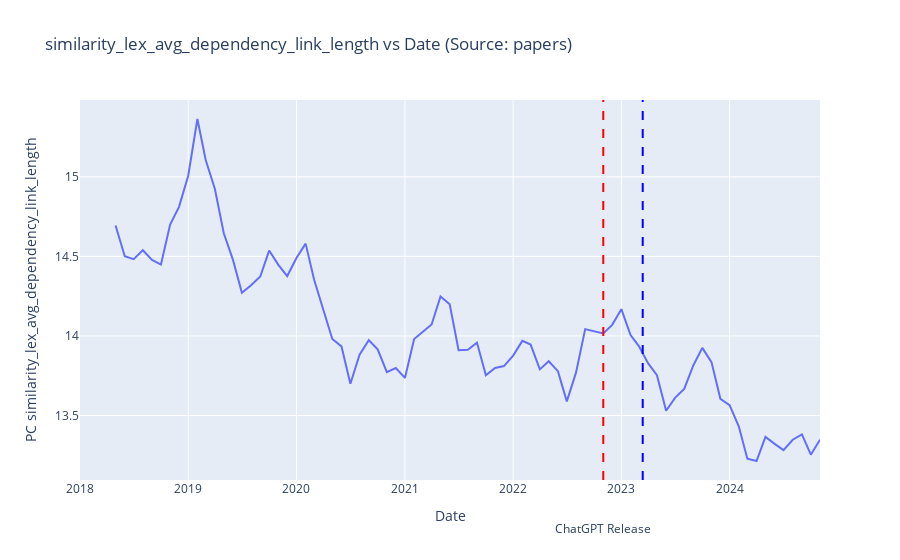
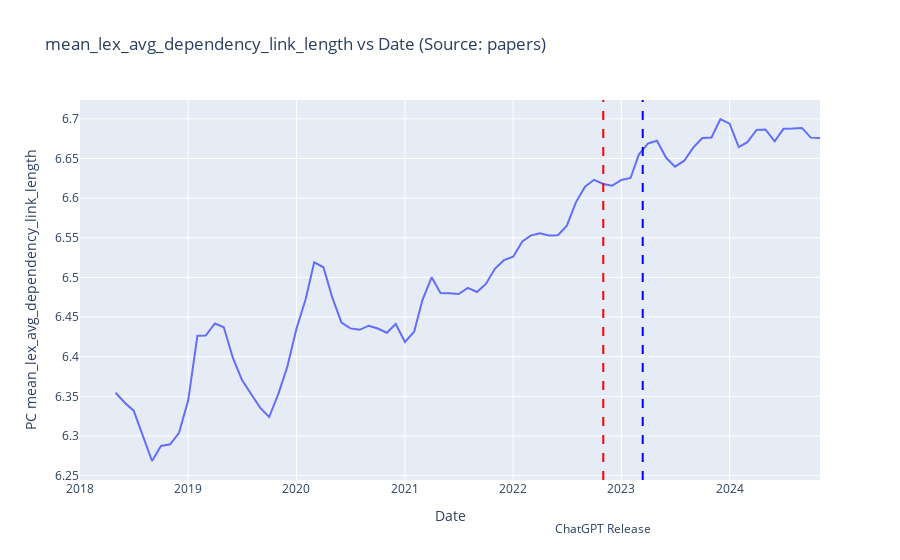
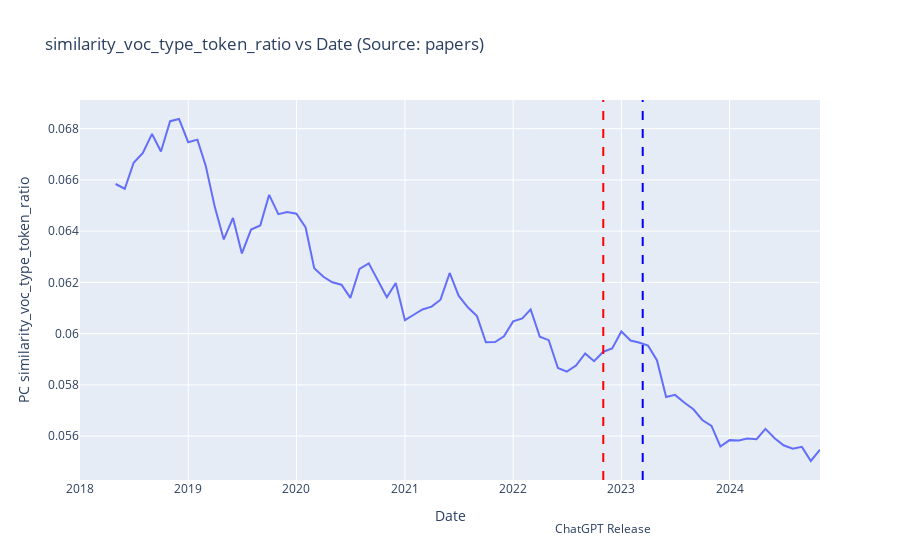
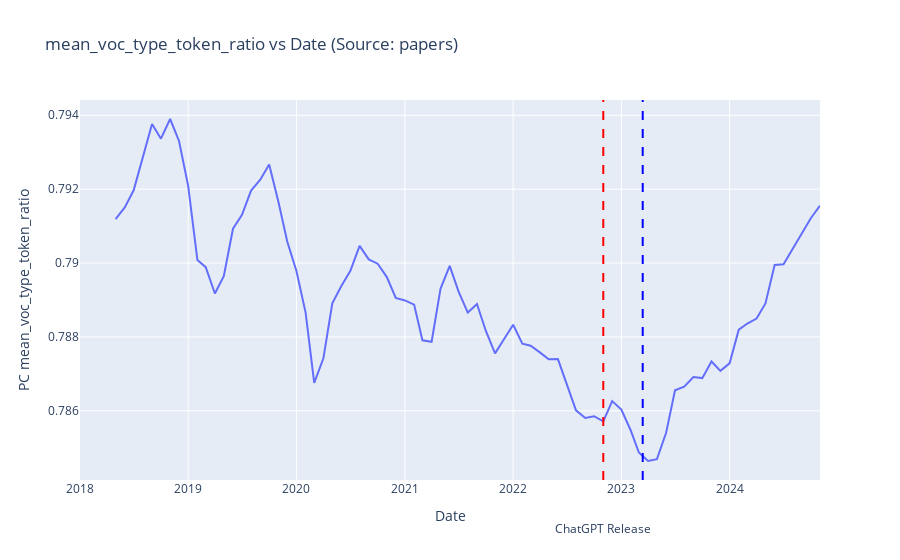

The cell these charts' notebook holds for them, in order:
### Code cell
for data_source_index in range(3):

    similarity_or_mean_pca_or_not = 1

    data_source = data_sources[data_source_index]
    data_source_prefix = data_sources_prefixes[data_source_index]

    column_prefix = column_prefixes[similarity_or_mean_pca_or_not]
    file_postfix = file_postfixes[similarity_or_mean_pca_or_not]

    df = pd.read_csv(os.path.join(data_source, data_source_prefix + file_postfix))
    results_df = pd.read_csv(
        os.path.join(
            data_source,
            "significant_results_" + column_prefix + data_source_prefix + file_postfix,
        )
    )

    for column in df.columns:
        if not is_in_importants(column):
            continue

        df["date"] = pd.to_datetime(
            df["year"].astype(str) + "-" + df["month"].astype(str)
        )

        # make the df column with respect to date a bit more smooth using window average
        if similarity_or_mean_pca_or_not in [0, 1]:
            df[column] = np.sqrt(df[column])
        df[column] = df[column].rolling(window=5).mean()

        px.line(
            df,
            x="date",
            y=column,
            title=f"{column} vs Date (Source: {data_source})",
            labels={"date": "Date", column: f"PC {column}"},
        ).add_vline(
            x="2022-11-01",
            line_dash="dash",
            line_color="red",
        ).add_vline(
            x="2023-03-14",
            line_dash="dash",
            line_color="blue",
        ).add_annotation(
            x="2022-11-01",
            y=-0.1,
            text="ChatGPT Release",
            showarrow=False,
            xanchor="center",
            yanchor="top",
            yref="paper",
        ).add_annotation(
            x="2023-03-14",
            y=-0.2,
            text="GPT-4 Release",
            showarrow=False,
            xanchor="center",
            yanchor="top",
            yref="paper",
        ).show()

        plt.show()
        plt.close()

### Figure 1 — Plotly figure (JSON) as saved in the notebook; plotly's stock layout.template omitted (floating-point values rounded to 4 significant figures)
{"data": [{"hovertemplate": "Date=%{x}<br>PC similarity_lex_avg_dependency_link_length=%{y}<extra></extra>", "legendgroup": "", "line": {"color": "#636efa", "dash": "solid"}, "marker": {"symbol": "circle"}, "mode": "lines", "name": "", "orientation": "v", "showlegend": false, "type": "scatter", "x": ["2018-01-01T00:00:00", "2018-02-01T00:00:00", "2018-03-01T00:00:00", "2018-04-01T00:00:00", "2018-05-01T00:00:00", "2018-06-01T00:00:00", "2018-07-01T00:00:00", "2018-08-01T00:00:00", "2018-09-01T00:00:00", "2018-10-01T00:00:00", "2018-11-01T00:00:00", "2018-12-01T00:00:00", "2019-01-01T00:00:00", "2019-02-01T00:00:00", "2019-03-01T00:00:00", "2019-04-01T00:00:00", "2019-05-01T00:00:00", "2019-06-01T00:00:00", "2019-07-01T00:00:00", "2019-08-01T00:00:00", "2019-09-01T00:00:00", "2019-10-01T00:00:00", "2019-11-01T00:00:00", "2019-12-01T00:00:00", "2020-01-01T00:00:00", "2020-02-01T00:00:00", "2020-03-01T00:00:00", "2020-04-01T00:00:00", "2020-05-01T00:00:00", "2020-06-01T00:00:00", "2020-07-01T00:00:00", "2020-08-01T00:00:00", "2020-09-01T00:00:00", "2020-10-01T00:00:00", "2020-11-01T00:00:00", "2020-12-01T00:00:00", "2021-01-01T00:00:00", "2021-02-01T00:00:00", "2021-03-01T00:00:00", "2021-04-01T00:00:00", "2021-05-01T00:00:00", "2021-06-01T00:00:00", "2021-07-01T00:00:00", "2021-08-01T00:00:00", "2021-09-01T00:00:00", "2021-10-01T00:00:00", "2021-11-01T00:00:00", "2021-12-01T00:00:00", "2022-01-01T00:00:00", "2022-02-01T00:00:00", "2022-03-01T00:00:00", "2022-04-01T00:00:00", "2022-05-01T00:00:00", "2022-06-01T00:00:00", "2022-07-01T00:00:00", "2022-08-01T00:00:00", "2022-09-01T00:00:00", "2022-10-01T00:00:00", "2022-11-01T00:00:00", "2022-12-01T00:00:00", "2023-01-01T00:00:00", "2023-02-01T00:00:00", "2023-03-01T00:00:00", "2023-04-01T00:00:00", "2023-05-01T00:00:00", "2023-06-01T00:00:00", "2023-07-01T00:00:00", "2023-08-01T00:00:00", "2023-09-01T00:00:00", "2023-10-01T00:00:00", "2023-11-01T00:00:00", "2023-12-01T00:00:00", "2024-01-01T00:00:00", "2024-02-01T00:00:00", "2024-03-01T00:00:00", "2024-04-01T00:00:00", "2024-05-01T00:00:00", "2024-06-01T00:00:00", "2024-07-01T00:00:00", "2024-08-01T00:00:00", "2024-09-01T00:00:00", "2024-10-01T00:00:00", "2024-11-01T00:00:00"], "xaxis": "x", "y": [null, null, null, null, 14.69, 14.5, 14.48, 14.54, 14.48, 14.45, 14.7, 14.81, 15.01, 15.36, 15.11, 14.92, 14.65, 14.48, 14.27, 14.32, 14.37, 14.54, 14.45, 14.38, 14.49, 14.58, 14.35, 14.16, 13.98, 13.93, 13.7, 13.88, 13.97, 13.92, 13.77, 13.8, 13.74, 13.98, 14.02, 14.07, 14.25, 14.2, 13.91, 13.91, 13.96, 13.75, 13.8, 13.81, 13.88, 13.97, 13.95, 13.79, 13.84, 13.78, 13.59, 13.77, 14.04, 14.03, 14.02, 14.07, 14.17, 14.01, 13.94, 13.83, 13.75, 13.53, 13.61, 13.67, 13.82, 13.93, 13.84, 13.61, 13.57, 13.43, 13.23, 13.21, 13.37, 13.32, 13.28, 13.35, 13.38, 13.25, 13.35], "yaxis": "y"}], "layout": {"annotations": [{"showarrow": false, "text": "ChatGPT Release", "x": "2022-11-01", "xanchor": "center", "y": -0.1, "yanchor": "top", "yref": "paper"}, {"showarrow": false, "text": "GPT-4 Release", "x": "2023-03-14", "xanchor": "center", "y": -0.2, "yanchor": "top", "yref": "paper"}], "legend": {"tracegroupgap": 0}, "shapes": [{"line": {"color": "red", "dash": "dash"}, "type": "line", "x0": "2022-11-01", "x1": "2022-11-01", "xref": "x", "y0": 0, "y1": 1, "yref": "y domain"}, {"line": {"color": "blue", "dash": "dash"}, "type": "line", "x0": "2023-03-14", "x1": "2023-03-14", "xref": "x", "y0": 0, "y1": 1, "yref": "y domain"}], "title": {"text": "similarity_lex_avg_dependency_link_length vs Date (Source: papers)"}, "xaxis": {"anchor": "y", "domain": [0, 1], "title": {"text": "Date"}}, "yaxis": {"anchor": "x", "domain": [0, 1], "title": {"text": "PC similarity_lex_avg_dependency_link_length"}}}}

### Figure 2 — Plotly figure (JSON) as saved in the notebook; plotly's stock layout.template omitted (floating-point values rounded to 4 significant figures)
{"data": [{"hovertemplate": "Date=%{x}<br>PC mean_lex_avg_dependency_link_length=%{y}<extra></extra>", "legendgroup": "", "line": {"color": "#636efa", "dash": "solid"}, "marker": {"symbol": "circle"}, "mode": "lines", "name": "", "orientation": "v", "showlegend": false, "type": "scatter", "x": ["2018-01-01T00:00:00", "2018-02-01T00:00:00", "2018-03-01T00:00:00", "2018-04-01T00:00:00", "2018-05-01T00:00:00", "2018-06-01T00:00:00", "2018-07-01T00:00:00", "2018-08-01T00:00:00", "2018-09-01T00:00:00", "2018-10-01T00:00:00", "2018-11-01T00:00:00", "2018-12-01T00:00:00", "2019-01-01T00:00:00", "2019-02-01T00:00:00", "2019-03-01T00:00:00", "2019-04-01T00:00:00", "2019-05-01T00:00:00", "2019-06-01T00:00:00", "2019-07-01T00:00:00", "2019-08-01T00:00:00", "2019-09-01T00:00:00", "2019-10-01T00:00:00", "2019-11-01T00:00:00", "2019-12-01T00:00:00", "2020-01-01T00:00:00", "2020-02-01T00:00:00", "2020-03-01T00:00:00", "2020-04-01T00:00:00", "2020-05-01T00:00:00", "2020-06-01T00:00:00", "2020-07-01T00:00:00", "2020-08-01T00:00:00", "2020-09-01T00:00:00", "2020-10-01T00:00:00", "2020-11-01T00:00:00", "2020-12-01T00:00:00", "2021-01-01T00:00:00", "2021-02-01T00:00:00", "2021-03-01T00:00:00", "2021-04-01T00:00:00", "2021-05-01T00:00:00", "2021-06-01T00:00:00", "2021-07-01T00:00:00", "2021-08-01T00:00:00", "2021-09-01T00:00:00", "2021-10-01T00:00:00", "2021-11-01T00:00:00", "2021-12-01T00:00:00", "2022-01-01T00:00:00", "2022-02-01T00:00:00", "2022-03-01T00:00:00", "2022-04-01T00:00:00", "2022-05-01T00:00:00", "2022-06-01T00:00:00", "2022-07-01T00:00:00", "2022-08-01T00:00:00", "2022-09-01T00:00:00", "2022-10-01T00:00:00", "2022-11-01T00:00:00", "2022-12-01T00:00:00", "2023-01-01T00:00:00", "2023-02-01T00:00:00", "2023-03-01T00:00:00", "2023-04-01T00:00:00", "2023-05-01T00:00:00", "2023-06-01T00:00:00", "2023-07-01T00:00:00", "2023-08-01T00:00:00", "2023-09-01T00:00:00", "2023-10-01T00:00:00", "2023-11-01T00:00:00", "2023-12-01T00:00:00", "2024-01-01T00:00:00", "2024-02-01T00:00:00", "2024-03-01T00:00:00", "2024-04-01T00:00:00", "2024-05-01T00:00:00", "2024-06-01T00:00:00", "2024-07-01T00:00:00", "2024-08-01T00:00:00", "2024-09-01T00:00:00", "2024-10-01T00:00:00", "2024-11-01T00:00:00"], "xaxis": "x", "y": [null, null, null, null, 6.354, 6.342, 6.332, 6.3, 6.268, 6.287, 6.289, 6.304, 6.345, 6.426, 6.427, 6.442, 6.437, 6.398, 6.371, 6.353, 6.335, 6.324, 6.353, 6.387, 6.435, 6.472, 6.519, 6.513, 6.475, 6.443, 6.436, 6.434, 6.439, 6.436, 6.43, 6.441, 6.419, 6.432, 6.471, 6.5, 6.48, 6.48, 6.479, 6.487, 6.482, 6.492, 6.511, 6.522, 6.526, 6.545, 6.553, 6.556, 6.553, 6.553, 6.565, 6.595, 6.615, 6.623, 6.618, 6.616, 6.623, 6.625, 6.655, 6.669, 6.672, 6.651, 6.64, 6.647, 6.664, 6.676, 6.676, 6.7, 6.694, 6.664, 6.671, 6.686, 6.687, 6.672, 6.687, 6.688, 6.689, 6.676, 6.676], "yaxis": "y"}], "layout": {"annotations": [{"showarrow": false, "text": "ChatGPT Release", "x": "2022-11-01", "xanchor": "center", "y": -0.1, "yanchor": "top", "yref": "paper"}, {"showarrow": false, "text": "GPT-4 Release", "x": "2023-03-14", "xanchor": "center", "y": -0.2, "yanchor": "top", "yref": "paper"}], "legend": {"tracegroupgap": 0}, "shapes": [{"line": {"color": "red", "dash": "dash"}, "type": "line", "x0": "2022-11-01", "x1": "2022-11-01", "xref": "x", "y0": 0, "y1": 1, "yref": "y domain"}, {"line": {"color": "blue", "dash": "dash"}, "type": "line", "x0": "2023-03-14", "x1": "2023-03-14", "xref": "x", "y0": 0, "y1": 1, "yref": "y domain"}], "title": {"text": "mean_lex_avg_dependency_link_length vs Date (Source: papers)"}, "xaxis": {"anchor": "y", "domain": [0, 1], "title": {"text": "Date"}}, "yaxis": {"anchor": "x", "domain": [0, 1], "title": {"text": "PC mean_lex_avg_dependency_link_length"}}}}

### Figure 3 — Plotly figure (JSON) as saved in the notebook; plotly's stock layout.template omitted (floating-point values rounded to 4 significant figures)
{"data": [{"hovertemplate": "Date=%{x}<br>PC similarity_voc_type_token_ratio=%{y}<extra></extra>", "legendgroup": "", "line": {"color": "#636efa", "dash": "solid"}, "marker": {"symbol": "circle"}, "mode": "lines", "name": "", "orientation": "v", "showlegend": false, "type": "scatter", "x": ["2018-01-01T00:00:00", "2018-02-01T00:00:00", "2018-03-01T00:00:00", "2018-04-01T00:00:00", "2018-05-01T00:00:00", "2018-06-01T00:00:00", "2018-07-01T00:00:00", "2018-08-01T00:00:00", "2018-09-01T00:00:00", "2018-10-01T00:00:00", "2018-11-01T00:00:00", "2018-12-01T00:00:00", "2019-01-01T00:00:00", "2019-02-01T00:00:00", "2019-03-01T00:00:00", "2019-04-01T00:00:00", "2019-05-01T00:00:00", "2019-06-01T00:00:00", "2019-07-01T00:00:00", "2019-08-01T00:00:00", "2019-09-01T00:00:00", "2019-10-01T00:00:00", "2019-11-01T00:00:00", "2019-12-01T00:00:00", "2020-01-01T00:00:00", "2020-02-01T00:00:00", "2020-03-01T00:00:00", "2020-04-01T00:00:00", "2020-05-01T00:00:00", "2020-06-01T00:00:00", "2020-07-01T00:00:00", "2020-08-01T00:00:00", "2020-09-01T00:00:00", "2020-10-01T00:00:00", "2020-11-01T00:00:00", "2020-12-01T00:00:00", "2021-01-01T00:00:00", "2021-02-01T00:00:00", "2021-03-01T00:00:00", "2021-04-01T00:00:00", "2021-05-01T00:00:00", "2021-06-01T00:00:00", "2021-07-01T00:00:00", "2021-08-01T00:00:00", "2021-09-01T00:00:00", "2021-10-01T00:00:00", "2021-11-01T00:00:00", "2021-12-01T00:00:00", "2022-01-01T00:00:00", "2022-02-01T00:00:00", "2022-03-01T00:00:00", "2022-04-01T00:00:00", "2022-05-01T00:00:00", "2022-06-01T00:00:00", "2022-07-01T00:00:00", "2022-08-01T00:00:00", "2022-09-01T00:00:00", "2022-10-01T00:00:00", "2022-11-01T00:00:00", "2022-12-01T00:00:00", "2023-01-01T00:00:00", "2023-02-01T00:00:00", "2023-03-01T00:00:00", "2023-04-01T00:00:00", "2023-05-01T00:00:00", "2023-06-01T00:00:00", "2023-07-01T00:00:00", "2023-08-01T00:00:00", "2023-09-01T00:00:00", "2023-10-01T00:00:00", "2023-11-01T00:00:00", "2023-12-01T00:00:00", "2024-01-01T00:00:00", "2024-02-01T00:00:00", "2024-03-01T00:00:00", "2024-04-01T00:00:00", "2024-05-01T00:00:00", "2024-06-01T00:00:00", "2024-07-01T00:00:00", "2024-08-01T00:00:00", "2024-09-01T00:00:00", "2024-10-01T00:00:00", "2024-11-01T00:00:00"], "xaxis": "x", "y": [null, null, null, null, 0.06584, 0.06565, 0.06667, 0.06705, 0.06779, 0.0671, 0.06829, 0.06838, 0.06747, 0.06757, 0.06656, 0.06493, 0.06368, 0.06451, 0.06313, 0.06406, 0.06422, 0.06542, 0.06466, 0.06475, 0.06468, 0.06414, 0.06255, 0.06222, 0.062, 0.06191, 0.06139, 0.06253, 0.06274, 0.06207, 0.06142, 0.06197, 0.06052, 0.06075, 0.06094, 0.06105, 0.06132, 0.06237, 0.06148, 0.06103, 0.06068, 0.05966, 0.05967, 0.05989, 0.06048, 0.06059, 0.06095, 0.05988, 0.05974, 0.05866, 0.05852, 0.05875, 0.05923, 0.05892, 0.05929, 0.05942, 0.06008, 0.05973, 0.05965, 0.05953, 0.05896, 0.05753, 0.05761, 0.05731, 0.05705, 0.05663, 0.0564, 0.0556, 0.05584, 0.05583, 0.05591, 0.05588, 0.05628, 0.05592, 0.05564, 0.05551, 0.05558, 0.05503, 0.05547], "yaxis": "y"}], "layout": {"annotations": [{"showarrow": false, "text": "ChatGPT Release", "x": "2022-11-01", "xanchor": "center", "y": -0.1, "yanchor": "top", "yref": "paper"}, {"showarrow": false, "text": "GPT-4 Release", "x": "2023-03-14", "xanchor": "center", "y": -0.2, "yanchor": "top", "yref": "paper"}], "legend": {"tracegroupgap": 0}, "shapes": [{"line": {"color": "red", "dash": "dash"}, "type": "line", "x0": "2022-11-01", "x1": "2022-11-01", "xref": "x", "y0": 0, "y1": 1, "yref": "y domain"}, {"line": {"color": "blue", "dash": "dash"}, "type": "line", "x0": "2023-03-14", "x1": "2023-03-14", "xref": "x", "y0": 0, "y1": 1, "yref": "y domain"}], "title": {"text": "similarity_voc_type_token_ratio vs Date (Source: papers)"}, "xaxis": {"anchor": "y", "domain": [0, 1], "title": {"text": "Date"}}, "yaxis": {"anchor": "x", "domain": [0, 1], "title": {"text": "PC similarity_voc_type_token_ratio"}}}}

### Figure 4 — Plotly figure (JSON) as saved in the notebook; plotly's stock layout.template omitted (floating-point values rounded to 4 significant figures)
{"data": [{"hovertemplate": "Date=%{x}<br>PC mean_voc_type_token_ratio=%{y}<extra></extra>", "legendgroup": "", "line": {"color": "#636efa", "dash": "solid"}, "marker": {"symbol": "circle"}, "mode": "lines", "name": "", "orientation": "v", "showlegend": false, "type": "scatter", "x": ["2018-01-01T00:00:00", "2018-02-01T00:00:00", "2018-03-01T00:00:00", "2018-04-01T00:00:00", "2018-05-01T00:00:00", "2018-06-01T00:00:00", "2018-07-01T00:00:00", "2018-08-01T00:00:00", "2018-09-01T00:00:00", "2018-10-01T00:00:00", "2018-11-01T00:00:00", "2018-12-01T00:00:00", "2019-01-01T00:00:00", "2019-02-01T00:00:00", "2019-03-01T00:00:00", "2019-04-01T00:00:00", "2019-05-01T00:00:00", "2019-06-01T00:00:00", "2019-07-01T00:00:00", "2019-08-01T00:00:00", "2019-09-01T00:00:00", "2019-10-01T00:00:00", "2019-11-01T00:00:00", "2019-12-01T00:00:00", "2020-01-01T00:00:00", "2020-02-01T00:00:00", "2020-03-01T00:00:00", "2020-04-01T00:00:00", "2020-05-01T00:00:00", "2020-06-01T00:00:00", "2020-07-01T00:00:00", "2020-08-01T00:00:00", "2020-09-01T00:00:00", "2020-10-01T00:00:00", "2020-11-01T00:00:00", "2020-12-01T00:00:00", "2021-01-01T00:00:00", "2021-02-01T00:00:00", "2021-03-01T00:00:00", "2021-04-01T00:00:00", "2021-05-01T00:00:00", "2021-06-01T00:00:00", "2021-07-01T00:00:00", "2021-08-01T00:00:00", "2021-09-01T00:00:00", "2021-10-01T00:00:00", "2021-11-01T00:00:00", "2021-12-01T00:00:00", "2022-01-01T00:00:00", "2022-02-01T00:00:00", "2022-03-01T00:00:00", "2022-04-01T00:00:00", "2022-05-01T00:00:00", "2022-06-01T00:00:00", "2022-07-01T00:00:00", "2022-08-01T00:00:00", "2022-09-01T00:00:00", "2022-10-01T00:00:00", "2022-11-01T00:00:00", "2022-12-01T00:00:00", "2023-01-01T00:00:00", "2023-02-01T00:00:00", "2023-03-01T00:00:00", "2023-04-01T00:00:00", "2023-05-01T00:00:00", "2023-06-01T00:00:00", "2023-07-01T00:00:00", "2023-08-01T00:00:00", "2023-09-01T00:00:00", "2023-10-01T00:00:00", "2023-11-01T00:00:00", "2023-12-01T00:00:00", "2024-01-01T00:00:00", "2024-02-01T00:00:00", "2024-03-01T00:00:00", "2024-04-01T00:00:00", "2024-05-01T00:00:00", "2024-06-01T00:00:00", "2024-07-01T00:00:00", "2024-08-01T00:00:00", "2024-09-01T00:00:00", "2024-10-01T00:00:00", "2024-11-01T00:00:00"], "xaxis": "x", "y": [null, null, null, null, 0.7912, 0.7915, 0.792, 0.7929, 0.7938, 0.7934, 0.7939, 0.7933, 0.7921, 0.7901, 0.7899, 0.7892, 0.7896, 0.7909, 0.7913, 0.792, 0.7923, 0.7927, 0.7917, 0.7906, 0.7898, 0.7887, 0.7868, 0.7874, 0.7889, 0.7894, 0.7898, 0.7905, 0.7901, 0.79, 0.7896, 0.7891, 0.789, 0.7889, 0.7879, 0.7879, 0.7893, 0.7899, 0.7892, 0.7887, 0.7889, 0.7882, 0.7876, 0.7879, 0.7883, 0.7878, 0.7878, 0.7876, 0.7874, 0.7874, 0.7867, 0.786, 0.7858, 0.7859, 0.7857, 0.7863, 0.786, 0.7855, 0.7849, 0.7846, 0.7847, 0.7854, 0.7866, 0.7867, 0.7869, 0.7869, 0.7873, 0.7871, 0.7873, 0.7882, 0.7884, 0.7885, 0.7889, 0.7899, 0.79, 0.7904, 0.7908, 0.7912, 0.7916], "yaxis": "y"}], "layout": {"annotations": [{"showarrow": false, "text": "ChatGPT Release", "x": "2022-11-01", "xanchor": "center", "y": -0.1, "yanchor": "top", "yref": "paper"}, {"showarrow": false, "text": "GPT-4 Release", "x": "2023-03-14", "xanchor": "center", "y": -0.2, "yanchor": "top", "yref": "paper"}], "legend": {"tracegroupgap": 0}, "shapes": [{"line": {"color": "red", "dash": "dash"}, "type": "line", "x0": "2022-11-01", "x1": "2022-11-01", "xref": "x", "y0": 0, "y1": 1, "yref": "y domain"}, {"line": {"color": "blue", "dash": "dash"}, "type": "line", "x0": "2023-03-14", "x1": "2023-03-14", "xref": "x", "y0": 0, "y1": 1, "yref": "y domain"}], "title": {"text": "mean_voc_type_token_ratio vs Date (Source: papers)"}, "xaxis": {"anchor": "y", "domain": [0, 1], "title": {"text": "Date"}}, "yaxis": {"anchor": "x", "domain": [0, 1], "title": {"text": "PC mean_voc_type_token_ratio"}}}}
